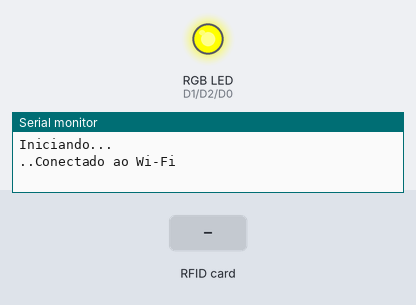
A sketch run on a simulated ESP8266 (Wemos D1 mini). Shown: an RGB LED mixed from three pins (HIGH = lit), the last lines printed to the serial monitor. The inputs (shaded band) are chosen by the test bench. WiFi joins after 1.5 s; servers stay silent unless stated; uploads are accepted with an empty reply.

Above: at 2.1 s.
At 6.2 s:
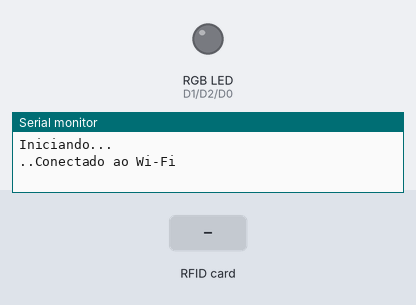
6.3 s: RFID card 5E 7A 19 C4 held to the reader
At 7.3 s:
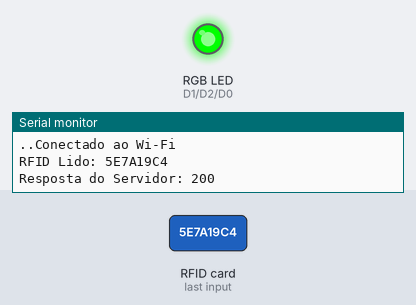
Timing chart, 0 to 9.3 s (numbered marks = the images above; inputs shaded):
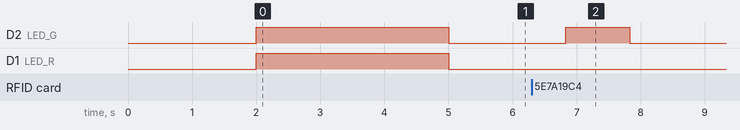

The sketch:

wemosd1.ino
```cpp
#include <ESP8266WiFi.h>
#include <MFRC522.h>
#include <ESP8266HTTPClient.h> // Biblioteca para HTTP


// Configuração do leitor RFID
#define RST_PIN D5  // Alterado para D5
#define SS_PIN D4   // Mantido no D4

// LED RGB
#define LED_R D1
#define LED_G D2
#define LED_B D0

// Configuração do Wi-Fi
const char* ssid = "Netzwerkverbindung";
const char* password = "Dibilaikaguil";
const char* serverUrl = "http://192.168.2.20:8000"; // Gateway do backend

WiFiClient client;
MFRC522 mfrc522(SS_PIN, RST_PIN);

void setup() {
  Serial.begin(115200);
  Serial.println("Iniciando...");

  // Conectar ao Wi-Fi
  WiFi.begin(ssid, password);

  int retries = 0;  // Tentar até 10 vezes
  while (WiFi.status() != WL_CONNECTED && retries < 10) {
    delay(1000);  // Espera 1 segundo
    Serial.print(".");
    retries++;
  }

  if (WiFi.status() == WL_CONNECTED) {
    Serial.println("Conectado ao Wi-Fi");
    // Acende o LED em amarelo por 3 segundos após conectar
    setLEDColor(255, 255, 0); // Amarelo (vermelho + verde)
    delay(3000); // Espera 3 segundos
    setLEDColor(0, 0, 0); // Desliga os LEDs
  } else {
    Serial.println("Falha ao conectar ao Wi-Fi");
    setLEDColor(255, 0, 0); // Vermelho (indica falha)
    while (true);  // Fica em loop para indicar erro
  }

  // Inicializar o leitor RFID
  SPI.begin();
  mfrc522.PCD_Init();

  // Configurar os pinos do LED RGB
  pinMode(LED_R, OUTPUT);
  pinMode(LED_G, OUTPUT);
  pinMode(LED_B, OUTPUT);
}

void loop() {
  // Verifica se há um cartão presente
  if (!mfrc522.PICC_IsNewCardPresent() || !mfrc522.PICC_ReadCardSerial()) {
    delay(500);
    return;
  }

  String rfid = "";
  for (byte i = 0; i < mfrc522.uid.size; i++) {
    rfid += String(mfrc522.uid.uidByte[i], HEX);
  }
  rfid.toUpperCase();

  Serial.println("RFID Lido: " + rfid);

  // Enviar para o servidor
  if (sendRFIDToServer(rfid)) {
    digitalWrite(LED_G, HIGH);
    delay(1000);
    digitalWrite(LED_G, LOW);
  } else {
    digitalWrite(LED_R, HIGH);
    delay(1000);
    digitalWrite(LED_R, LOW);
  }
}

bool sendRFIDToServer(String rfid) {
  HTTPClient http;
  String url = String(serverUrl) + "/logs/access"; // Construção da URL
  http.begin(url); // Apenas a URL é passada aqui
  http.addHeader("Content-Type", "application/json");

  String payload = "{\"rfid\":\"" + rfid + "\"}";
  int httpCode = http.POST(payload);

  Serial.println("Resposta do Servidor: " + String(httpCode));

  http.end();
  return httpCode == 200;
}

// Função para configurar a cor do LED RGB
void setLEDColor(int red, int green, int blue) {
  analogWrite(LED_R, red);
  analogWrite(LED_G, green);
  analogWrite(LED_B, blue);
}
```

Measured:
- after the input at 6.3 s, D2 (LED_G): LOW → HIGH after 0.53 s, → LOW 1.0 s later
